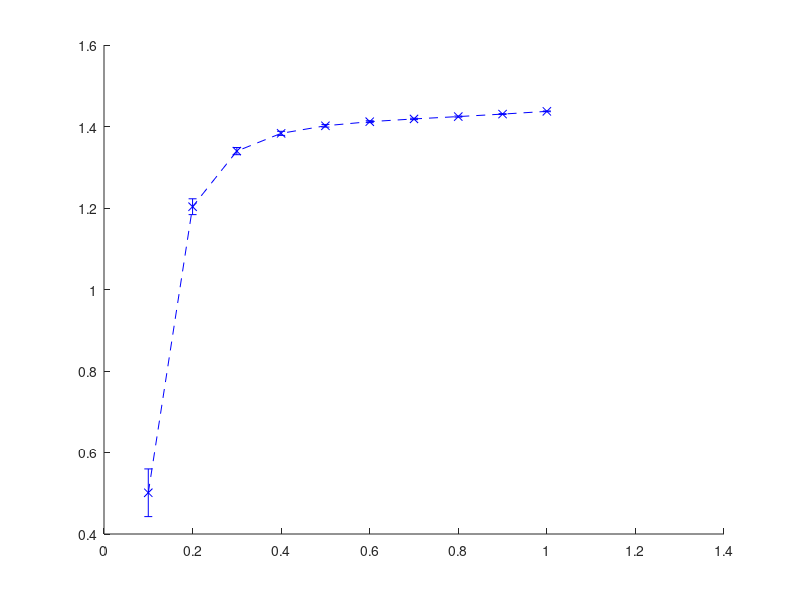

Reproduce this figure in MATLAB. (Note: this script raises an error after producing the figure.)
% Plot entropy as function of k and epsilon
% Jiri Spilka, Patrice Abry, ENS Lyon 2014

clear;
close all; clc

bRR = false;
rstdtot = 0.1:0.1:1;

addpath(fullfile(pwd, 'data'));

%% RR data
if bRR
    load('entropy_RR_vary_r_knn_140310')
    sName = 'entropy_RR_param_r_knn';
    apen = aaApenRR;
    sampen = aaSampRR;
    en = aaEnRR;
else
    %% Gaussian WN
    sName = 'entropy_WN_param_r_knn';
    load entropy_synthetic_vary_r_knn_140310.mat
    apen = Ae';
    sampen = sAE';
    en = myAe';
end

%% figure properties
nFontSize = 11;
sFontName = 'Times';  % [Times | Courier | ]              TODO complete the list
sInterpreter = 'latex';  % [{tex} | latex]
ms = 4;
lw = 1;

for i = 1:size(apen,1)
    apen(i,:) = apen(i,:) + log(2*rstdtot);
    sampen(i,:) = sampen(i,:) + log(2*rstdtot);
end

figure
hold on
errorbar(rstdtot,mean(apen),std(apen),'--xb','MarkerSize',ms)
errorbar(rstdtot,mean(sampen),std(sampen),'--ok','MarkerSize',ms)
errorbar(rstdtot,mean(en),std(en),'--sr','MarkerSize',ms)
grid on;
a = axis;
axis([0 1.1 a(3) 1.6])
%axis([a(1) 1 0 3])

%setFigureSizeProp([1 1 8 7.5]); % [pos_x pos_y width_x width_y]
set(gca,'FontName',sFontName,'FontSize',nFontSize)

ylabel('$h_{32}$','FontName',sFontName,'FontSize', nFontSize, ...
    'Interpreter', sInterpreter);

xlabel('$\epsilon, k/10$','FontName',sFontName,'FontSize', nFontSize, ...
    'Interpreter', sInterpreter);

% asLabels = [{'AE'};{'SE'};{'kNN'}];
% [hleg1, hobj1] = legend( asLabels,'Location','best','Box','on','Interpreter',sInterpreter);
% textobj = findobj(hobj1, 'type', 'text');
% set(textobj,'fontsize', nFontSize-2);

%% print 
% print(1, '-depsc', sName);
% unix(['epstopdf ' sName, '.eps']);
% unix(['cp ' sName, '.pdf /home/jirka/svn_working_copy/iga_brno/doc/papers/2014_EMBC_stephane_entropy/images/' sName '.pdf']);
